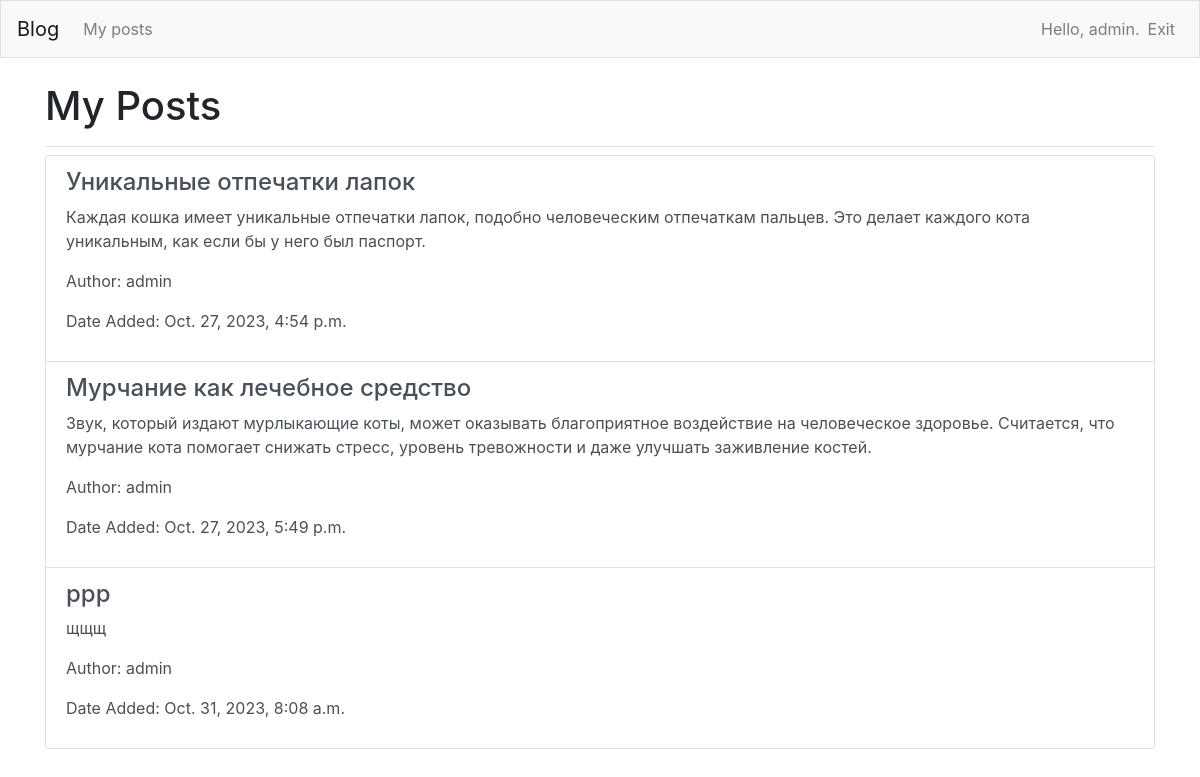
Before: /my_posts/ (signed in) with the older database file.
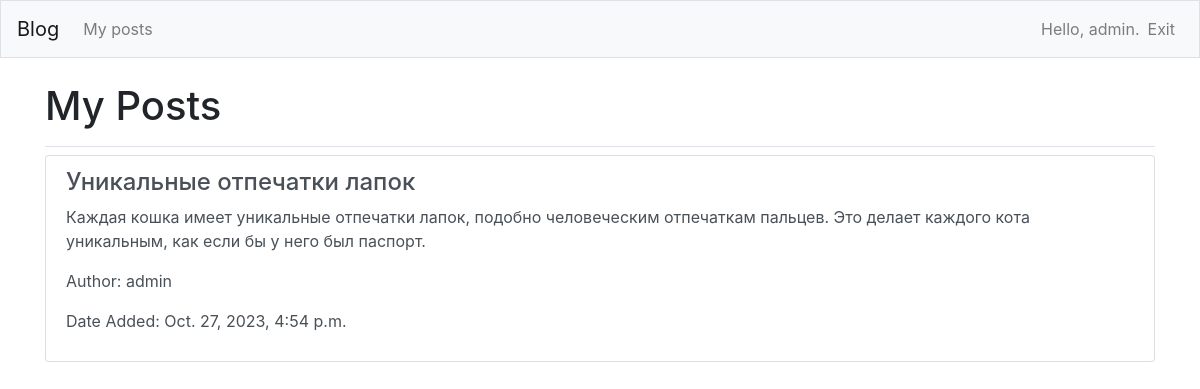
After: the same page with the newer database file.
### blogs/models.py (models this page shows, shortened)
class BlogPost(models.Model):
    title = models.CharField(max_length=200)
    text = models.TextField()
    date_added = models.DateTimeField(auto_now_add=True)
    author = models.ForeignKey(User, on_delete=models.CASCADE)

### blogs/views.py (the view)
# urls.py: path('my_posts/', views.my_posts, name='my_posts'),
@login_required
def my_posts(request):
    user_posts = BlogPost.objects.filter(author=request.user)
    return render(request, 'blogs/my_posts.html', {'user_posts': user_posts})

### blogs/templates/blogs/my_posts.html
{% extends "blogs/base.html" %}
{% load bootstrap4 %}
{% block page_header %}
    <h1>My Posts</h1>
{% endblock page_header %}
{% block content %}
    <div class="list-group">
        {% for post in user_posts %}
            <a href="{% url 'blogs:post_details' post.id %}" class="list-group-item list-group-item-action">
                <h4 class="list-group-item-heading">{{ post.title }}</h4>
                <p class="list-group-item-text">{{ post.text }}</p>
                <p class="list-group-item-text">Author: {{ post.author }}</p>
                <p class="list-group-item-text">Date Added: {{ post.date_added }}</p>
            </a>
        {% empty %}
            <p>No posts yet.</p>
        {% endfor %}
    </div>
{% endblock content %}

Changed rows visible on the page:
removed BlogPost: title "Мурчание как лечебное средство", text "Звук, который издают мурлыкающие коты, может оказывать благоприятное воздействие на человеческое здоровье. Считается, что мурчание кота помогает снижать стресс, уровень тревожности и даже улучшать заживление костей.", author "admin", date_added "Oct. 27, 2023, 5:49 p.m."
removed BlogPost: title "ррр", text "щщщ", author "admin", date_added "Oct. 31, 2023, 8:08 a.m."
